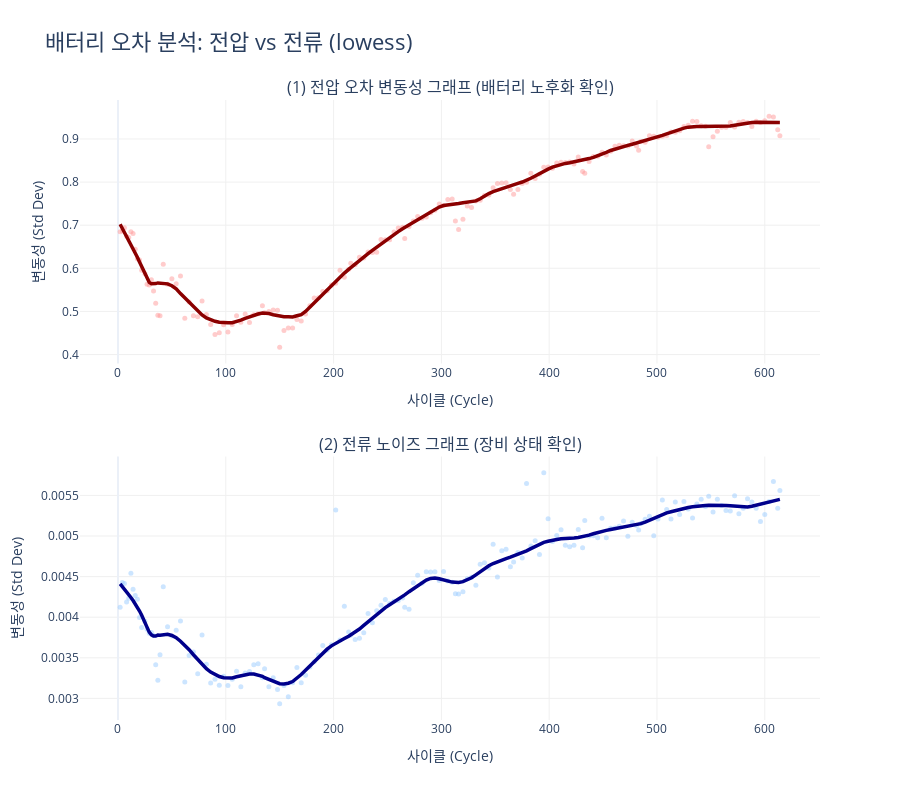

Notebook code cell kept with this figure:
### Code cell
# lowess로 그리기
# (1) 전압 변동성 그래프 
fig1 = px.scatter(stat, x='cycle_idx', y='Voltage_Instability', 
                  trendline="lowess", trendline_options=dict(frac=0.1),
                  color_discrete_sequence=['#ff9999'],
                  labels={'Voltage_Instability': '전압 변동성(Voltage)'})

# (2) 전류 잡음 그래프
fig2 = px.scatter(stat, x='cycle_idx', y='Current_Noise', 
                  trendline="lowess", trendline_options=dict(frac=0.1),
                  color_discrete_sequence=['#99ccff'], 
                  labels={'Current_Noise': '전류 잡음(Current)'})

# 3. 서브플롯으로 합치기
final_fig = make_subplots(rows=2, cols=1, 
                          subplot_titles=("(1) 전압 오차 변동성 그래프 (배터리 노후화 확인)", 
                                          "(2) 전류 노이즈 그래프 (장비 상태 확인)"),
                          vertical_spacing=0.15)

# fig1(전압)의 데이터(점+추세선) 옮기기
for trace in fig1.data:
    if trace.mode == 'lines':
        trace.line.color = 'darkred' 
        trace.line.width = 3.5
    else: 
        trace.marker.size = 5
        trace.marker.opacity = 0.5
    final_fig.add_trace(trace, row=1, col=1)

# fig2(전류)의 데이터(점+추세선) 옮기기
for trace in fig2.data:
    if trace.mode == 'lines': 
        trace.line.color = 'darkblue' 
        trace.line.width = 3.5
    else:
        trace.marker.size = 5
        trace.marker.opacity = 0.5
    final_fig.add_trace(trace, row=2, col=1)

# 4. 레이아웃 다듬기
final_fig.update_layout(
    height=800, 
    title=dict(text="배터리 오차 분석: 전압 vs 전류 (lowess)", font=dict(size=22)),
    template='plotly_white', 
    showlegend=False,       
    margin=dict(t=100)      
)

# 축 격자 추가
final_fig.update_xaxes(title_text="사이클 (Cycle)", showgrid=True, gridcolor='#f0f0f0')
final_fig.update_yaxes(title_text="변동성 (Std Dev)", showgrid=True, gridcolor='#f0f0f0')

final_fig.show()

### Figure 1 — Plotly figure (JSON) as saved in the notebook; plotly's stock layout.template omitted (floating-point values rounded to 4 significant figures; data arrays with more than 128 entries replaced by an {"elided": "..."} marker saying what was removed)
{"data": [{"hovertemplate": "cycle_idx=%{x}<br>전압 변동성(Voltage)=%{y}<extra></extra>", "legendgroup": "", "marker": {"color": "#ff9999", "opacity": 0.5, "size": 5, "symbol": "circle"}, "mode": "markers", "name": "", "orientation": "v", "showlegend": false, "type": "scatter", "x": {"elided": "168 int values"}, "xaxis": "x", "y": {"elided": "168 float values"}, "yaxis": "y"}, {"hovertemplate": "<b>LOWESS trendline</b><br><br>cycle_idx=%{x}<br>전압 변동성(Voltage)=%{y} <b>(trend)</b><extra></extra>", "legendgroup": "", "line": {"color": "darkred", "width": 3.5}, "marker": {"color": "#ff9999", "symbol": "circle"}, "mode": "lines", "name": "", "showlegend": false, "type": "scatter", "x": {"elided": "168 int values"}, "xaxis": "x", "y": {"elided": "168 float values"}, "yaxis": "y"}, {"hovertemplate": "cycle_idx=%{x}<br>전류 잡음(Current)=%{y}<extra></extra>", "legendgroup": "", "marker": {"color": "#99ccff", "opacity": 0.5, "size": 5, "symbol": "circle"}, "mode": "markers", "name": "", "orientation": "v", "showlegend": false, "type": "scatter", "x": {"elided": "168 int values"}, "xaxis": "x2", "y": {"elided": "168 float values"}, "yaxis": "y2"}, {"hovertemplate": "<b>LOWESS trendline</b><br><br>cycle_idx=%{x}<br>전류 잡음(Current)=%{y} <b>(trend)</b><extra></extra>", "legendgroup": "", "line": {"color": "darkblue", "width": 3.5}, "marker": {"color": "#99ccff", "symbol": "circle"}, "mode": "lines", "name": "", "showlegend": false, "type": "scatter", "x": {"elided": "168 int values"}, "xaxis": "x2", "y": {"elided": "168 float values"}, "yaxis": "y2"}], "layout": {"annotations": [{"font": {"size": 16}, "showarrow": false, "text": "(1) 전압 오차 변동성 그래프 (배터리 노후화 확인)", "x": 0.5, "xanchor": "center", "xref": "paper", "y": 1, "yanchor": "bottom", "yref": "paper"}, {"font": {"size": 16}, "showarrow": false, "text": "(2) 전류 노이즈 그래프 (장비 상태 확인)", "x": 0.5, "xanchor": "center", "xref": "paper", "y": 0.425, "yanchor": "bottom", "yref": "paper"}], "height": 800, "margin": {"t": 100}, "showlegend": false, "title": {"font": {"size": 22}, "text": "배터리 오차 분석: 전압 vs 전류 (lowess)"}, "xaxis": {"anchor": "y", "domain": [0, 1], "gridcolor": "#f0f0f0", "showgrid": true, "title": {"text": "사이클 (Cycle)"}}, "xaxis2": {"anchor": "y2", "domain": [0, 1], "gridcolor": "#f0f0f0", "showgrid": true, "title": {"text": "사이클 (Cycle)"}}, "yaxis": {"anchor": "x", "domain": [0.575, 1], "gridcolor": "#f0f0f0", "showgrid": true, "title": {"text": "변동성 (Std Dev)"}}, "yaxis2": {"anchor": "x2", "domain": [0, 0.425], "gridcolor": "#f0f0f0", "showgrid": true, "title": {"text": "변동성 (Std Dev)"}}}}
